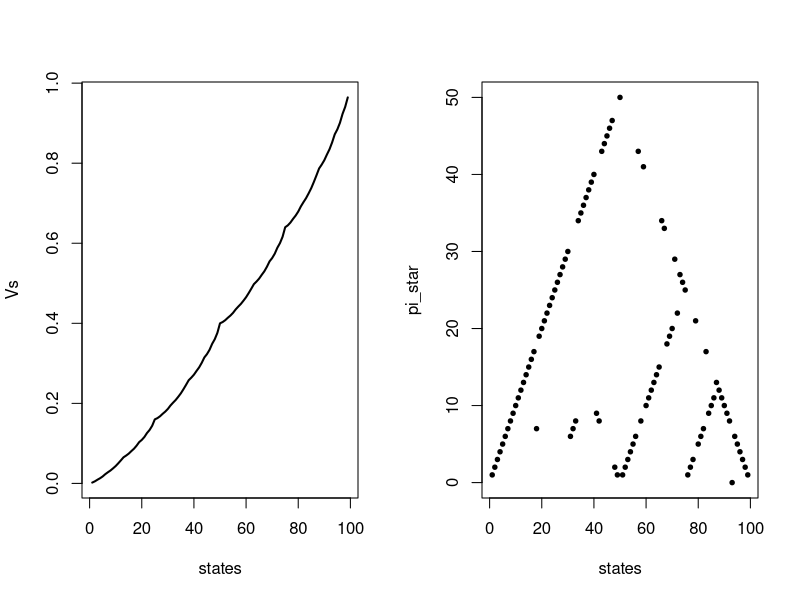

Reproduce this figure in R.

rm(list=ls())

ph <- 0.4

states <- 1:99
nstates <- length(states)

Vs <- Vold <- rep(0, 99)

theta <- 10^-10
delta <- 1

iter <- 0

while(delta > theta){
  
  iter <- iter + 1
  print(iter)
  
  for(i in 1:nstates){
    
    Vold[i] <- Vs[i]
    
    n_action_i     <- min(states[i], 100 - states[i]) + 1
    actions_i      <- 0:(n_action_i - 1)
    action_value_i <- rep(0, n_action_i)
    
    for(ii in 1:n_action_i){
      
      Stplus_win  <- states[i] + actions_i[ii]
      Stplus_lose <- states[i] - actions_i[ii]
      
      expr1 <- ifelse(Stplus_win == 100, 0, 0) * ph + 0 * (1 - ph)
      expr2 <- ifelse(Stplus_win == 100, 1, Vs[states == Stplus_win]) * ph + 
        ifelse(Stplus_lose == 0, 0, Vs[states == Stplus_lose]) * (1 - ph)
      
      action_value_i[ii] <- expr1 + expr2
      
    }
    
    Vs[i] <- max(action_value_i)
    
  }
  
  delta <- max(abs(Vold - Vs))
  
}

pi_star <- rep(-10, nstates)

for(i in 1:nstates){
  
  n_action_i     <- min(states[i], 100 - states[i]) + 1
  actions_i      <- 0:(n_action_i - 1)
  action_value_i <- rep(0, n_action_i)
  
  for(ii in 1:n_action_i){
    
    Stplus_win  <- states[i] + actions_i[ii]
    Stplus_lose <- states[i] - actions_i[ii]
    
    expr1 <- ifelse(Stplus_win == 100, 1, 0) * ph + 0 * (1 - ph)
    expr2 <- ifelse(Stplus_win == 100, 0, Vs[states == Stplus_win]) * ph + 
      ifelse(Stplus_lose == 0, 0, Vs[states == Stplus_lose]) * (1 - ph)
    
    action_value_i[ii] <- expr1 + expr2
    
  }
  
  pi_star[i] <- max(actions_i[which(action_value_i == max(action_value_i))])
  
}

par(mfrow = c(1, 2))
plot(states, Vs, type = "l", lwd = 2)
plot(states, pi_star, type = "p", lwd = 1, pch = 19, cex = 0.6)

